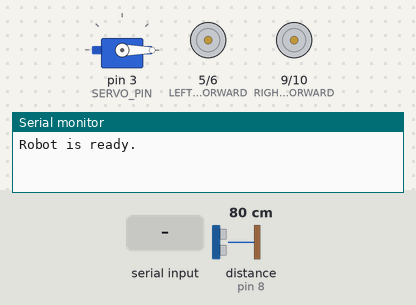
Bench run of a sketch on a simulated Arduino Uno, built with avr-gcc and run on an emulated ATmega328P. Shown: servo, motor-driver pin pairs drawn as motors (green arrow = first pin HIGH = forward, orange = second pin HIGH = backward, longer = more drive), the last lines printed to the serial monitor. The test bench sets the inputs (shaded band); at power-on: distance to the obstacle (sensor on pin 8) 80 cm. The echo pulse lasts 58.3 µs per cm.

Above: at 1.2 s.
1.3 s: "forward\n" received over Serial
At 2.5 s:
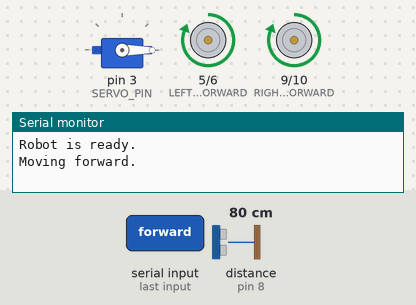
2.8 s: "left\n" received over Serial
At 3.5 s:
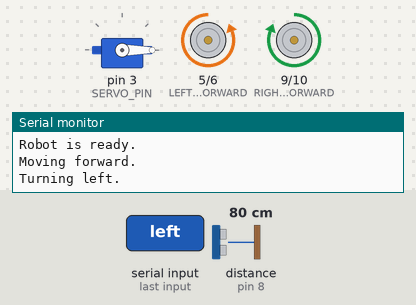
4.3 s: "right\n" received over Serial
At 4.7 s:
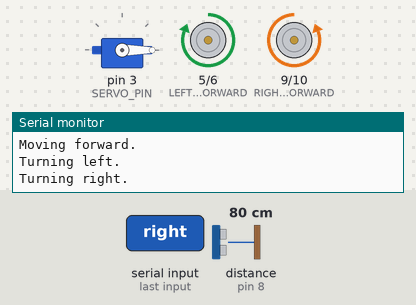
Timing chart, 0 to 7.3 s (numbered marks = the images above; inputs shaded):
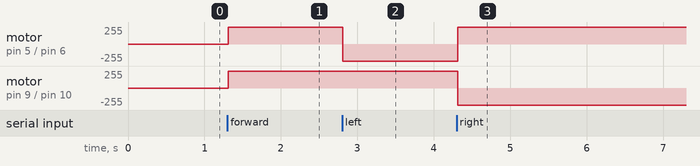

Measured:
- after the input at 1.3 s, motor on pin 5 (LEFT_MOTOR_FORWARD) / pin 6 (LEFT_MOTOR_BACKWARD), motor on pin 9 (RIGHT_MOTOR_FORWARD) / pin 10 (RIGHT_MOTOR_BACKWARD): stopped → forward 255/255 at once
- after the input at 2.8 s, motor on pin 5 (LEFT_MOTOR_FORWARD) / pin 6 (LEFT_MOTOR_BACKWARD): forward 255/255 → backward 255/255 at once
- after the input at 4.3 s, motor on pin 5 (LEFT_MOTOR_FORWARD) / pin 6 (LEFT_MOTOR_BACKWARD): backward 255/255 → forward 255/255 at once; motor on pin 9 (RIGHT_MOTOR_FORWARD) / pin 10 (RIGHT_MOTOR_BACKWARD): forward 255/255 → backward 255/255 at once

The sketch:

robot_code_control.ino
```cpp
// Motor Pins
const int LEFT_MOTOR_FORWARD = 5;
const int LEFT_MOTOR_BACKWARD = 6;
const int RIGHT_MOTOR_FORWARD = 9;
const int RIGHT_MOTOR_BACKWARD = 10;

// Ultrasonic Sensor Pins
const int TRIG_PIN = 7;
const int ECHO_PIN = 8;

// Servo Pin
#include <Servo.h>
Servo grabberServo;
const int SERVO_PIN = 3;

// Constants
const int OBSTACLE_DISTANCE = 20; // in cm
const int SERVO_GRAB_POSITION = 45; // Adjust for grabbing
const int SERVO_RELEASE_POSITION = 0; // Adjust for release

void setup() {
  // Motor pins
  pinMode(LEFT_MOTOR_FORWARD, OUTPUT);
  pinMode(LEFT_MOTOR_BACKWARD, OUTPUT);
  pinMode(RIGHT_MOTOR_FORWARD, OUTPUT);
  pinMode(RIGHT_MOTOR_BACKWARD, OUTPUT);

  // Ultrasonic sensor pins
  pinMode(TRIG_PIN, OUTPUT);
  pinMode(ECHO_PIN, INPUT);

  // Servo setup
  grabberServo.attach(SERVO_PIN);
  grabberServo.write(SERVO_RELEASE_POSITION);

  // Serial communication
  Serial.begin(9600);
  Serial.println("Robot is ready.");
}

void loop() {
  if (Serial.available() > 0) {
    String command = Serial.readStringUntil('\n');
    command.trim();

    if (isObstacleDetected()) {
      stopMotors();
      Serial.println("Obstacle detected! Stopping.");
      grabBottle(); // Grabbing sequence
    } else {
      if (command == "forward") {
        moveForward();
      } else if (command == "left") {
        turnLeft();
      } else if (command == "right") {
        turnRight();
      } else if (command == "stop") {
        stopMotors();
      }
    }
  }
}

// Functions for robot movement
void moveForward() {
  digitalWrite(LEFT_MOTOR_FORWARD, HIGH);
  digitalWrite(LEFT_MOTOR_BACKWARD, LOW);
  digitalWrite(RIGHT_MOTOR_FORWARD, HIGH);
  digitalWrite(RIGHT_MOTOR_BACKWARD, LOW);
  Serial.println("Moving forward.");
}

void turnLeft() {
  digitalWrite(LEFT_MOTOR_FORWARD, LOW);
  digitalWrite(LEFT_MOTOR_BACKWARD, HIGH);
  digitalWrite(RIGHT_MOTOR_FORWARD, HIGH);
  digitalWrite(RIGHT_MOTOR_BACKWARD, LOW);
  Serial.println("Turning left.");
}

void turnRight() {
  digitalWrite(LEFT_MOTOR_FORWARD, HIGH);
  digitalWrite(LEFT_MOTOR_BACKWARD, LOW);
  digitalWrite(RIGHT_MOTOR_FORWARD, LOW);
  digitalWrite(RIGHT_MOTOR_BACKWARD, HIGH);
  Serial.println("Turning right.");
}

void stopMotors() {
  digitalWrite(LEFT_MOTOR_FORWARD, LOW);
  digitalWrite(LEFT_MOTOR_BACKWARD, LOW);
  digitalWrite(RIGHT_MOTOR_FORWARD, LOW);
  digitalWrite(RIGHT_MOTOR_BACKWARD, LOW);
  Serial.println("Motors stopped.");
}

// Ultrasonic sensor function
bool isObstacleDetected() {
  digitalWrite(TRIG_PIN, LOW);
  delayMicroseconds(2);
  digitalWrite(TRIG_PIN, HIGH);
  delayMicroseconds(10);
  digitalWrite(TRIG_PIN, LOW);

  long duration = pulseIn(ECHO_PIN, HIGH);
  int distance = duration * 0.034 / 2; // Convert to cm
  return distance < OBSTACLE_DISTANCE && distance > 0;
}

// Bottle grabbing sequence
void grabBottle() {
  Serial.println("Grabbing bottle...");
  grabberServo.write(SERVO_GRAB_POSITION);
  delay(2000); // Allow time to grab
  grabberServo.write(SERVO_RELEASE_POSITION);
  Serial.println("Bottle grabbed and released.");
}
```
